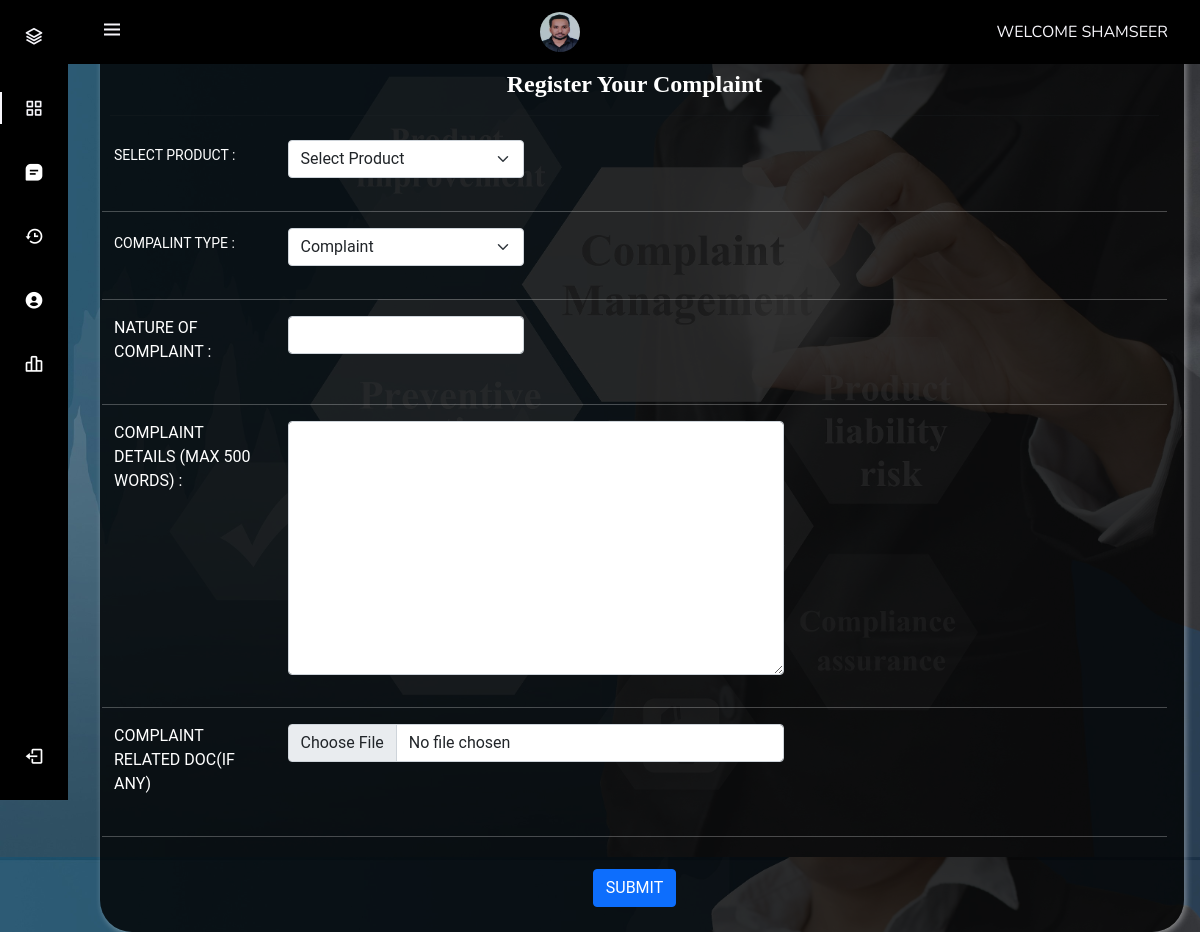
/users/register-complaint.php (signed in), run on the app's committed database.
### tables this page shows
CREATE TABLE `users` (
  `id` int(11) NOT NULL,
  `name` varchar(225) DEFAULT NULL,
  `userFName` varchar(250) NOT NULL,
  `userSName` varchar(250) NOT NULL,
  `userEmail` varchar(225) DEFAULT NULL,
  `userMobile` varchar(250) NOT NULL,
  `userDist` varchar(250) NOT NULL,
  `userState` varchar(250) NOT NULL,
  `userCountry` varchar(250) NOT NULL,
  `password` varchar(225) DEFAULT NULL,
  `userImg` varchar(250) DEFAULT NULL,
  `CreatedDate` timestamp NOT NULL DEFAULT current_timestamp(),
  `lastUpdationDate` timestamp NOT NULL DEFAULT current_timestamp() ON UPDATE current_timestamp(),
  `status` int(1) NOT NULL
);

### users/register-complaint.php (the view, shortened to what this page needs)
<?php
include("includes/action.php");
if (strlen($_SESSION['login']) == 0) {
  header('location:index.php');
} else {
?>
  <!DOCTYPE html>
  <html lang="en">
  <head>
  </head>
  <body class="login-pg">
    <section class="container-fluid custom-bg">
      <div class="wrapper">
        <h3 class="main-title"><i class="text-light"></i>Register Your Complaint</h3>
        <hr>
        <?php include("includes/sidebar.php"); ?>
        <form class="row g-3 mt-4 custom-form" method="post" name="complaint" enctype="multipart/form-data">
          <div class="row mb-3">
            <label for="products" class="col-sm-2 form-label col-form-label-sm">Select Product :</label>
            <div class="col-sm-3">
              <select name="products" id="products" class="form-select" required="">
                <option value="">Select Product</option>
              </select>
            </div>
          </div>
          <hr>
          <div class="row mb-3">
            <label for="complaintype" class="col-sm-2 form-label col-form-label-sm">Compalint Type :</label>
            <div class="col-sm-3">
              <select name="complaintype" id="complaintype" class="form-select" required="">
                <option value=" Complaint"> Complaint</option>
              </select>
            </div>
          </div>
          <hr>
          <div class="row mb-3">
            <label for="nature" class=" col-sm-2 form-label">Nature of Complaint :</label>
            <div class="col-sm-3">
              <input type="text" name="nature" class="form-control" id="nature">
            </div>
          </div>
          <hr>
          <div class="row mb-3">
            <label for="nature" class=" col-sm-2 form-label">Complaint Details (max 500 words) :</label>
            <div class="col-sm-6">
              <textarea maxlength="500" name="complaindetails" required="required" cols="5" rows="10" class="form-control" maxlength="1000"> </textarea>
            </div>
          </div>
          <hr>
          <div class="row mb-3">
            <label for="compfile" class="col-sm-2 form-label">Complaint Related Doc(if any)</label>
            <div class="col-sm-6">
              <input name="compfile" class="form-control" type="file" id="compfile" value="">
            </div>
          </div>
          <hr>
          <div class="col-12 text-center">
            <button name="submitcomplaint" type="submit" class="btn btn-primary ">SUBMIT</button>
          </div>
        </form>
      </div>
    </section>
  </body>
  </html>
<?php } ?>

### users/includes/sidebar.php (shortened to what this page needs)
<!DOCTYPE html>
<html lang="en">
<head>
    <link href="https://cdn.jsdelivr.net/npm/bootstrap@5.0.2/dist/css/bootstrap.min.css" rel="stylesheet">
    <link rel="stylesheet" href="https://cdn.jsdelivr.net/npm/boxicons@latest/css/boxicons.min.css">
    <link rel="stylesheet" href="https://pro.fontawesome.com/releases/v5.10.0/css/all.css" />
    <link rel="stylesheet" href="css/sidebar-style.css">
    <link rel="stylesheet" href="css/style.css">
    <link href="css/style-responsive.css" rel="stylesheet">
</head>
<body id="body-pd">
    <header class="header" id="header">
        <div class="header_toggle"> <i class='bx bx-menu' id="header-toggle"></i> </div>
        <?php $query = mysqli_query($db, "select * from users where id='" . $_SESSION['UserId'] . "'");
        while ($row = mysqli_fetch_array($query)) { ?>
            <div class="header_img"> <img src="UserImage/<?php echo htmlentities($row['userImg']); ?>" alt=""> </div>
            <div class="header-text">Welcome <?php echo htmlentities($row['name']); ?></div>
    </header>
    <div class="l-navbar" id="nav-bar">
        <nav class="nav">
            <div>
                <a href="#" class="nav_logo">
                    <i class='bx bx-layer nav_logo-icon'></i>
                <?php } ?>
                </a>
                <div class="nav_list">
                    <a href="dashbord.php" class="nav_link active"> <i class='bx bx-grid-alt nav_icon'></i> <span class="nav_name">Dashboard</span>
                    </a>
                    <a href="register-complaint.php" class="nav_link"> <i class='bx bxs-message-square-detail nav_icon'></i> <span class="nav_name">Register Comolaint</span>
                    </a>
                    <a href="complaint-history.php" class="nav_link"> <i class='bx  bx-history nav_icon'></i> <span class="nav_name">Complaint History</span>
                    </a>
                    <a href="user-profile.php" class="nav_link"> <i class='bx bxs-user-circle nav_icon'></i> <span class="nav_name">User Profile</span>
                    </a>
                    <a href="#" class="nav_link"> <i class='bx bx-bar-chart-alt-2 nav_icon'></i> <span class="nav_name">Account Settings</span>
                    </a>
                </div>
            </div>
            <a href="logout.php" class="nav_link"> <i class='bx bx-log-out nav_icon'></i> <span class="nav_name">SignOut</span> </a>
        </nav>
    </div>
</body>
</html>

### users/css/sidebar-style.css (style rules this page uses)
:root { --header-height: 3rem; --nav-width: 68px; --first-color: #000000; --first-color-light: #ffffff; --white-color: #F7F6FB; --body-font: 'Nunito', sans-serif; --normal-font-size: 1rem; --z-fixed: 100 }
body { position: relative; margin: var(--header-height) 0 0 0; padding: 0 1rem; font-family: var(--body-font); font-size: var(--normal-font-size); transition: .5s }
a { text-decoration: none }
.header { width: 100%; height: var(--header-height); position: fixed; top: 0; left: 0; display: flex; align-items: center; justify-content: space-between; padding: 0 1rem; background-color: var(--first-color); z-index: var(--z-fixed); transition: .5s; }
.header_toggle { color: var(--white-color); font-size: 1.5rem; cursor: pointer }
.header_img { width: 35px; height: 35px; display: flex; justify-content: center; border-radius: 50%; overflow: hidden }
.header_img img { width: 40px }
.header-text { color: var(--white-color); text-transform: uppercase; font-family: var(--body-font); }
.l-navbar { position: fixed; top: 0; left: -30%; width: var(--nav-width); height: 100vh; background-color: var(--first-color); padding: .5rem 1rem 0 0; transition: .5s; z-index: var(--z-fixed) }
.nav { height: 100%; display: flex; flex-direction: column; justify-content: space-between; overflow: hidden }
.nav_logo, .nav_link { display: grid; grid-template-columns: max-content max-content; align-items: center; column-gap: 1rem; padding: .5rem 0 .5rem 1.5rem }
.nav_logo { margin-bottom: 2rem }
.nav_logo-icon { font-size: 1.25rem; color: var(--white-color) }
.nav_link { position: relative; color: var(--first-color-light); margin-bottom: 1.5rem; transition: .3s }
.nav_icon { font-size: 1.25rem }
.active { color: var(--white-color) }
.active::before { content: ''; position: absolute; left: 0; width: 2px; height: 32px; background-color: var(--white-color) }
@media screen and (min-width: 768px) { body { margin: calc(var(--header-height) + 1rem) 0 0 0; padding-left: calc(var(--nav-width) + 2rem) } }
@media screen and (min-width: 768px) { .header { height: calc(var(--header-height) + 1rem); padding: 0 2rem 0 calc(var(--nav-width) + 2rem) } }
@media screen and (min-width: 768px) { .header_img { width: 40px; height: 40px } }
@media screen and (min-width: 768px) { .header_img img { width: 45px } }
@media screen and (min-width: 768px) { .l-navbar { left: 0; padding: 1rem 1rem 0 0 } }

### users/css/style.css (style rules this page uses)
* { margin: 0; padding: 0; list-style: none; text-decoration: none; box-sizing: border-box; font-family: "Roboto", sans-serif; }
body { background-color: rgb(50, 50, 51,0.3); margin: 0; }
.login-pg { background: url('../images/banners/bg.jpeg') top right; background-size: cover; background-repeat:inherit; height: 100vh; }
.wrapper { display: inline-block; margin-top: 50px; padding-right: 15px; padding-bottom: 15px; padding-top: 0px; width: 100%; }
.custom-bg { background-color: rgba(0, 0, 0, 0.8); border-bottom-left-radius: 2rem; border-bottom-right-radius: 2rem; padding: 10px; height: auto; margin-top:10px; box-shadow: 2px 2px .4em rgb(255, 255, 255,0.4); border: black; }
.custom-form { color: white; text-transform: uppercase; font-family: 'Nunito', sans-serif; }
.main-title { color: white; font-family:cursive; text-align: center; font-weight: bold; font-size: 1.5rem; text-transform: capitalize; }

### data on the page
users: userImg (picture), name "SHAMSEER"
